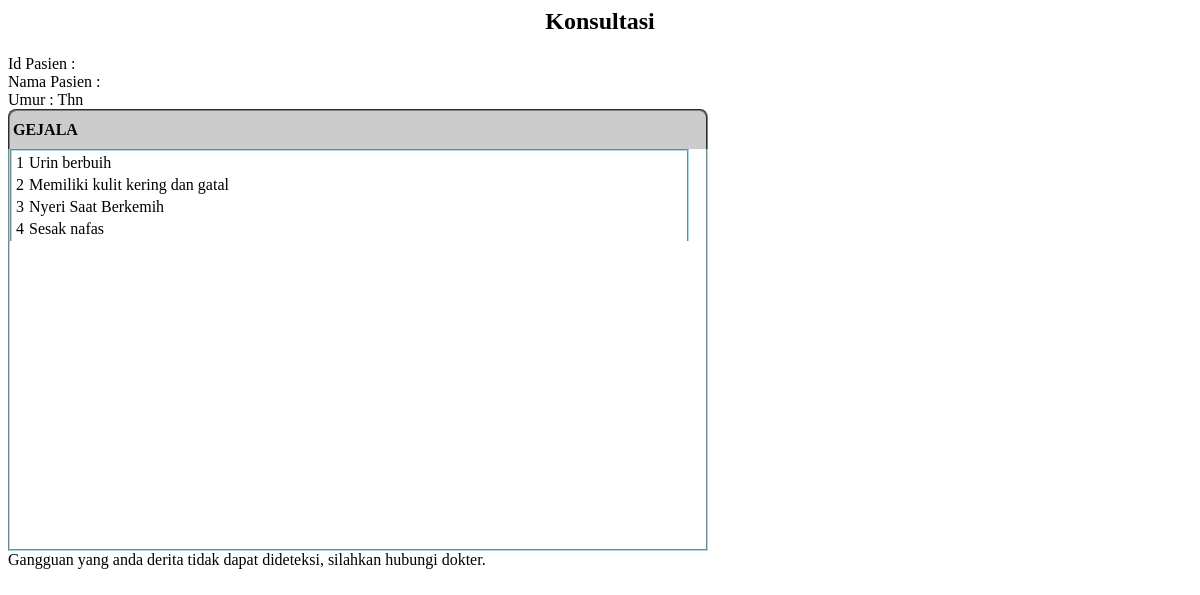
The app's page /Sistem-Pakar-Ginjal/Sistem-Pakar-Ginjal/cekno.php with its own data.
### tables this page shows
CREATE TABLE `detailkonsul` (
  `idkonsul` varchar(5) NOT NULL,
  `idgejala` varchar(5) NOT NULL
);

CREATE TABLE `tblgejala` (
  `idgejala` varchar(5) NOT NULL,
  `namagejala` varchar(150) NOT NULL,
  `persen` int(5) NOT NULL,
  PRIMARY KEY (`idgejala`)
);

### Sistem-Pakar-Ginjal/Sistem-Pakar-Ginjal/cekno.php (the view, shortened to what this page needs)
<?php
$sql = mysql_query("SELECT * FROM user where id_user='$_SESSION[namauser]'");
$hasil=mysql_fetch_array($sql);
echo "<h2 align=center>Konsultasi</h2>";
echo "Id Pasien : $hasil[id_user] <br>
Nama Pasien : $hasil[nama_lengkap] <br>";
echo "Umur : $hasil[umur] Thn <br>";
?>
<table   class="judul">
    <th colspan="4" align="left"><strong>GEJALA</strong></th>
</table>
<div class="data">
<table   class="data">
<?php
$query51 = mysql_query("SELECT * FROM tblkonsultasi order by id desc ");
$data51 = mysql_fetch_array($query51);
 				$aa = "SELECT * FROM detailkonsul where idkonsul='$data51[id]' ";
				$rr = mysql_query($aa) or die('Error');
				$no=1;
				while($data = mysql_fetch_array($rr)){
						$aa1 = "SELECT * From tblgejala where idgejala='$data[idgejala]' ";
						$rr1 = mysql_query($aa1) or die('Error');
						$data1 = mysql_fetch_array($rr1);
		 if ($warna==$warna1) {
		 $warna=$warna2;}
		 else {
		 $warna=$warna1;} ?>
<?php	 echo " <tr bgcolor='$warna' class='data'>
			<td width='10' align='center'>$no</td>
			<td class='data'>$data1[namagejala] </td> </tr>";
	$no++;
}
			?>
</table>
</div>
<?
echo "Gangguan yang anda derita tidak dapat dideteksi, silahkan hubungi dokter.";
?>

### Sistem-Pakar-Ginjal/Sistem-Pakar-Ginjal/cekno.php (style rules this page uses)
table.judul { border-width:2px; border-top-style:groove; border-bottom-style:none; border-right-style:groove; border-left-style:groove; -moz-border-radius-topleft:8px; -webkit-border-top-left-radius:8px; -moz-border-radius-topright:8px; -webkit-border-top-right-radius:8px; width:700px; height:40px; background-color: #CCCCCC; }
table.data { border-top-style:groove; border-bottom-style:none; border-right-style:groove; border-left-style:groove; border-color:lightblue; border-width:2px; width:679px; }
div.data { width:696px; height:400px; overflow:auto; border-top-style:none; border-bottom-style:groove; border-right-style:groove; border-left-style:groove; border-color:lightblue; border-width:2px; }

### records on screen
detailkonsul: idgejala.namagejala "Urin berbuih"
detailkonsul: idgejala.namagejala "Memiliki kulit kering dan gatal"
detailkonsul: idgejala.namagejala "Nyeri Saat Berkemih"
detailkonsul: idgejala.namagejala "Sesak nafas"
